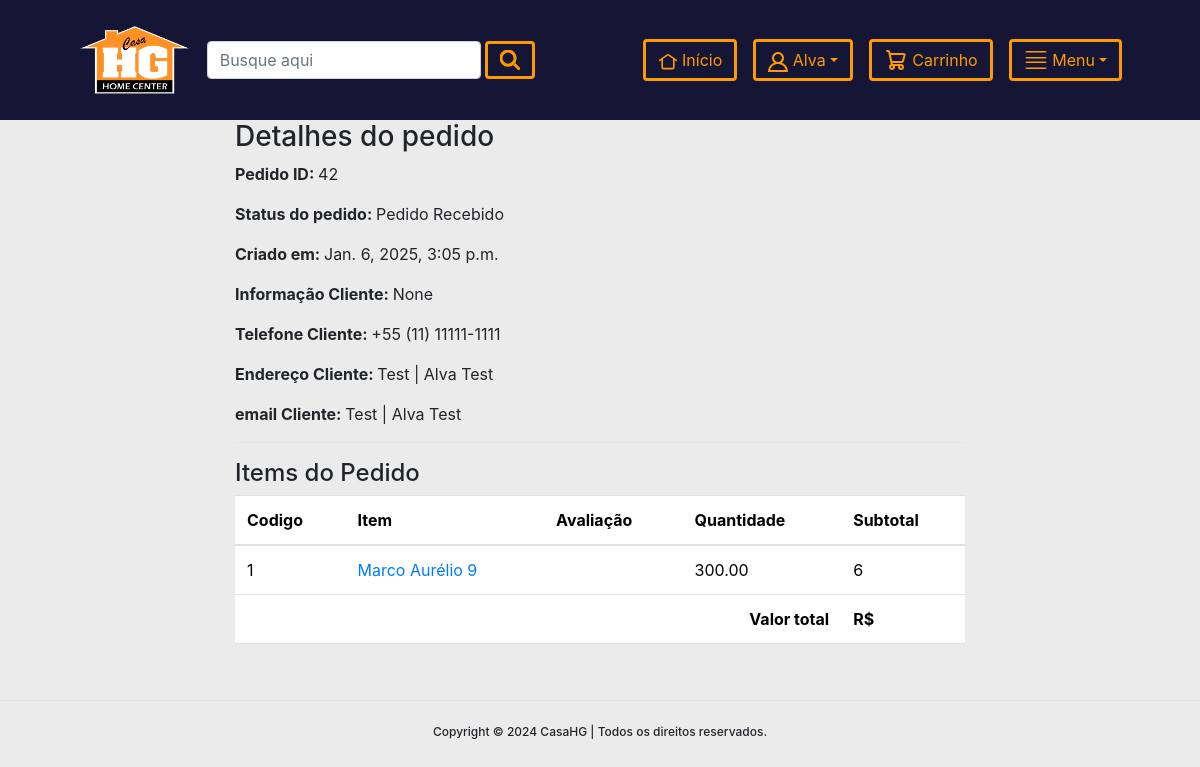
Before: /perfil/pedido-42 (signed in) with the older database file.
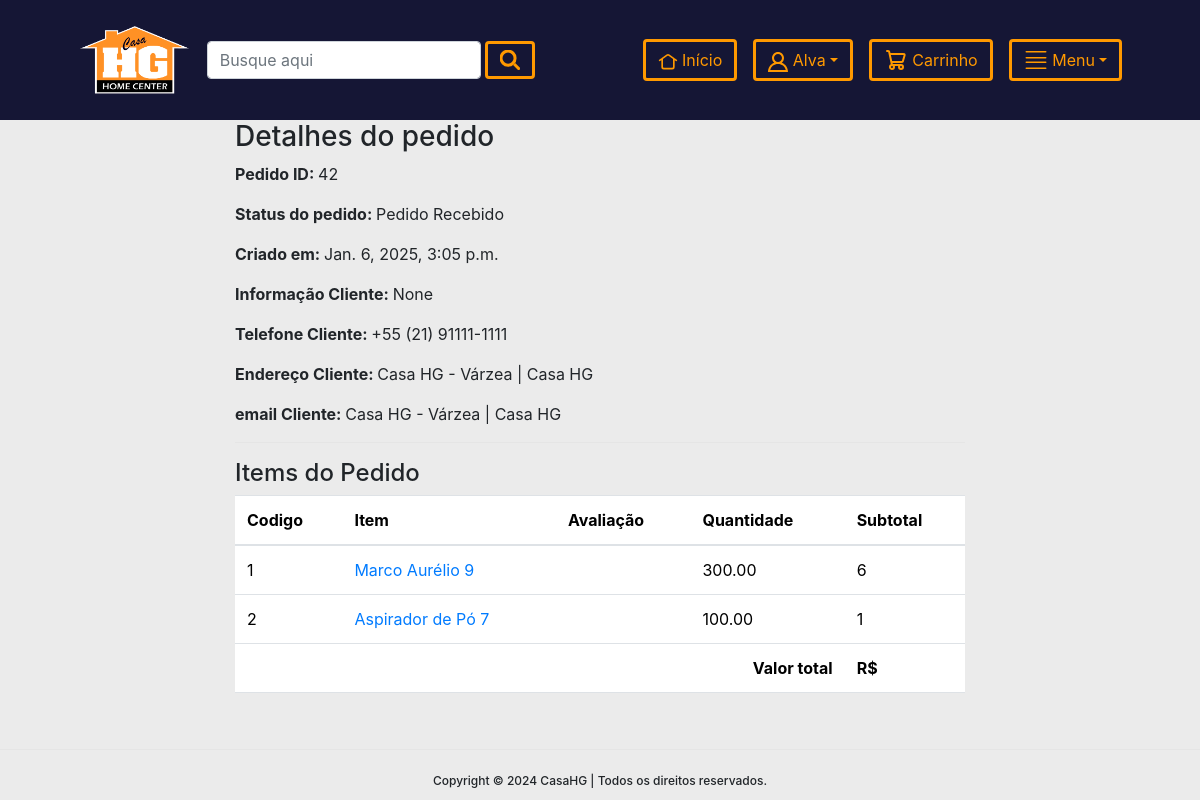
After: the same page with the newer database file.
### app/models.py (models this page shows, shortened)
class Pedido_order(models.Model):
    cliente = models.ForeignKey(Cliente,on_delete=models.CASCADE,default="")
    nome_cliente = models.CharField(max_length=200,default="")
    cpf_cnpj = models.CharField(max_length=20, default="") # cpf do cliente formatadinho direitinho
    codigo_cliente = models.CharField(max_length=8,default="",null=True,blank=True) # codigo consistente com sistema interno, se não tiver
    telefone = models.CharField(max_length=19,default="")
    email = models.EmailField(default="")
    carro = models.ForeignKey(Carro,on_delete=models.CASCADE)
    pedido_status = models.CharField(max_length=50, choices=PEDIDO_STATUS)
    total_bruto = models.DecimalField(max_digits=10,decimal_places=2,default=0)
    frete =  models.DecimalField(max_digits=10,decimal_places=2,default=0)
    total_desconto = models.DecimalField(max_digits=10,decimal_places=2,default=0)
    total_final = models.DecimalField(max_digits=10,decimal_places=2,default=0)
    local_de_pagamento = models.CharField(max_length=200,default="",null=True,blank=True)
    forma_de_pagamento = models.CharField(max_length=200,default="",null=True,blank=True)
    parcelas = models.PositiveIntegerField(default=1)
    valor_parcela = models.DecimalField(max_digits=10,decimal_places=2,default=0)
    endereco_envio = models.ForeignKey(Endereco,on_delete=models.CASCADE,default="")
    endereco_envio_formatado = models.CharField(max_length=200,default="")
    criado_em = models.DateTimeField(auto_now_add=True)
    ordenado_por = models.CharField(max_length=200,null=True,blank=True)

class Endereco(models.Model):
    cliente = models.ForeignKey(Cliente, on_delete=models.SET_NULL,null=True,blank=True)
    titulo = models.CharField(max_length=20,null=True,blank=True)
    cep = models.CharField(max_length=9,null=True,blank=True)
    estado = models.CharField(max_length=3,null=True,blank=True)
    cidade = models.CharField(max_length=35,null=True,blank=True)
    bairro = models.CharField(max_length=35,null=True,blank=True)
    rua = models.CharField(max_length=35,null=True,blank=True)
    numero = models.CharField(max_length=20,null=True,blank=True)
    complemento = models.CharField(max_length=140,null=True,blank=True)
    def __str__(self):
        return self.titulo + " | " + self.cliente.nome + " " + self.cliente.sobrenome

class Cliente(models.Model):
    user = models.OneToOneField(User, on_delete=models.CASCADE)
    nome = models.CharField(max_length=200,default="")
    sobrenome = models.CharField(max_length=200,default="")
    cpf_ou_cnpj = models.CharField(max_length=14,default="")
    cpf_ou_cnpj_formatado = models.CharField(max_length=20, default="")
    bool_cpf_cnpj = models.BooleanField(default=False)
    email = models.EmailField(default="")
    telefone = models.CharField(max_length=19,default="")
    data_criacao = models.DateTimeField(auto_now_add=True)

class CarroProduto(models.Model):
    carro = models.ForeignKey(Carro, on_delete=models.CASCADE)
    produto = models.ForeignKey(Produto, on_delete=models.CASCADE)
    preco_unitario = models.DecimalField(max_digits=10, decimal_places=2,default=0)
    quantidade = models.PositiveIntegerField()
    subtotal = models.DecimalField(max_digits=10, decimal_places=2,default=0)
    criado_em = models.DateTimeField(auto_now_add=True)

class Produto(models.Model):
    codigo = models.CharField(max_length=10) #codigo interno consistente com sistema
    descricao = models.CharField(max_length=200)
    codigo_GTIN = models.CharField(max_length=14) #se o produto não tiver codigo GTIN cadastrado, usar codigo interno
    preco_unitario_bruto = models.DecimalField(max_digits=10, decimal_places=2) #preço cheio, sem desconto
    desconto_dinheiro = models.DecimalField(max_digits=10, decimal_places=2) # em %, percentual de desconto para pagamento em dinheiro, aplicado no preco_unitario_bruto
    desconto_retira = models.DecimalField(max_digits=10,decimal_places=2)  # em %, percentual de desconto para compras para retirada no depósito, aplicado no preco_unitario_bruto
    unidade = models.CharField(max_length=30,default="un") #unidade em que o produto é comercializado
    fechamento_embalagem = models.DecimalField(max_digits=10, decimal_places=2, default=1.00)
    slug = models.SlugField(unique=True)
    Categoria = models.ForeignKey(Categoria,on_delete=models.CASCADE)
    image = models.ImageField(upload_to="produtos")
    titulo = models.CharField(max_length=200)
    venda = models.DecimalField(max_digits=10, decimal_places=2)
    garantia = models.CharField(max_length=300,null=True,blank=True)
    return_devolucao = models.CharField(max_length=300,null=True,blank=True)
    visualizacao = models.PositiveIntegerField(default=0)

### app/views.py (the view)
# urls.py: path("perfil/pedido-<int:pk>", ClientePedidoDetalheView.as_view(), name="clientepedidodetalhe"),
class ClientePedidoDetalheView(DetailView):
    template_name = "clientepedidodetalhe.html"
    model = Pedido_order
    context_object_name = "pedido_obj"
    def dispatch(self, request, *args, **kwargs):
        if request.user.is_authenticated and request.user.cliente:
            order_id = self.kwargs["pk"]
            pedido = Pedido_order.objects.get(id=order_id)
            if request.user.cliente != pedido.carro.cliente:
                return redirect("lojaapp:clienteperfil")
        else:
            return redirect("/entrar/?next=/perfil/")
        return super().dispatch(request, *args, **kwargs)

### app/context_processors.py (called while the page is built)
def add_empresa_to_context(request):
    return {'empresa': Empresa.objects.first(), 'debug_var': 'Debug Variable'}

### templates/clientepedidodetalhe.html (shortened to what this page needs)
{% extends 'base.html' %}
{% load humanize %}
{% block content %}
<div class="container">
    <div class="row">
        <div class="col-md-8 mx-auto">
            <h3>Detalhes do pedido</h3>
            <p><span class="font-weight-bold"> Pedido ID: </span>{{pedido_obj.id}}</p>
            <p><span class="font-weight-bold"> Status do pedido: </span>{{pedido_obj.pedido_status}}</p>
            <p><span class="font-weight-bold"> Criado em: </span>{{pedido_obj.criado_em}}</p>
            <p><span class="font-weight-bold"> Informação Cliente: </span>{{pedido_obj.ordenado_por}}</p>
            <p><span class="font-weight-bold"> Telefone Cliente: </span>{{pedido_obj.telefone}}</p>
            <p><span class="font-weight-bold"> Endereço Cliente: </span>{{pedido_obj.endereco_envio}}</p>
            <p><span class="font-weight-bold"> email Cliente: </span>{{pedido_obj.endereco_envio}}</p>
            <hr>
            <h4>Items do Pedido</h4>
            <table class="table">
                <thead>
                    <tr>
                        <th>Codigo</th>
                        <th>Item</th>
                        <th>Avaliação</th>
                        <th>Quantidade</th>
                        <th>Subtotal</th>
                    </tr>
                </thead>
                <tbody>
                {% for cp in pedido_obj.carro.carroproduto_set.all %}
                <tr>
                    <td>{{forloop.counter}}</td>
                    <td><a target="_blank" href="{%url 'lojaapp:produtodetalhe' cp.produto.slug %}">{{cp.produto.titulo}} {{cp.produto.id}}</a></td>
                    <td>{{cp.avaliacao}}</td>
                    <td>{{cp.subtotal}}</td>
                    <td>{{cp.quantidade}}</td>
                </tr>
                {% endfor %}
                <tr>
                <th colspan="4" class="text-right"> Valor total</th>
                <th>R$ {{pedido_obj.total|intcomma}}</th>
                </tr>
                </tbody>
            </table>
        </div>
    </div>
</div>
{% endblock %}

Changed rows visible on the page:
changed Pedido_order "Pedido Recebido": telefone "+55 (11) 11111-1111" → "+55 (21) 91111-1111"; endereco_envio "Test | Alva Test" → "Casa HG - Várzea | Casa HG"
added CarroProduto: produto.titulo "Aspirador de Pó", produto.id "7", subtotal "100.00", quantidade "1"
